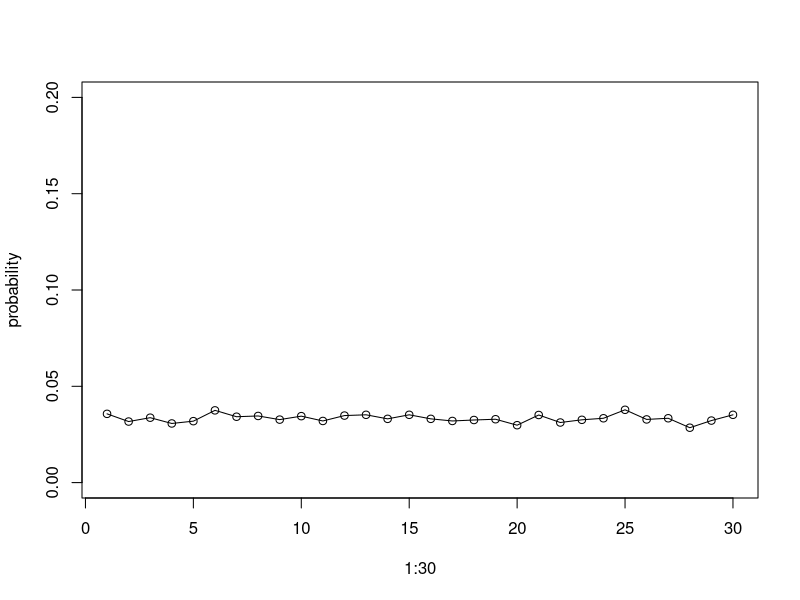

Reproduce this figure in R.
# this problem is taken from the Riddler series on fivethirtyeight.com
# if you want some additional practice writing monte carlo simulations
# the Riddler series questions can usually be solved with a monte carlo
# approach.

# A class of 30 children is playing a game where they all stand in a 
# circle along with their teacher. The teacher is holding two things:
# a coin and a potato. The game progresses like this: The teacher tosses 
# the coin. Whoever holds the potato passes it to the left if the coin 
# comes up heads and to the right if the coin comes up tails. The game 
# ends when every child except one has held the potato, and the one 
# who hasn’t is declared the winner.

# How do a child’s chances of winning change depending on where they are 
# in the circle? In other words, what is each child’s win probability? 

# Visualize the final result with a graph that shows the position relative
# to the starting location of the potato on the x-axis and the probability
# of winning on the y-axis.
a<- c(1, -1:-29)

times.with.potato <- c(1, matrix(0:0, 1, 29))
position = c(1:30)
pot<- mapply(function(x){
  if (x<0){
    return(F)
  }else{
    return(T)
  }}, a
  )

child <- data.frame(      #Set up data frame
  pos = position,
  potato = pot,
  hadpotato = pot,
  ti.wi = times.with.potato
)

pass.left <-function(i, child){
    if (child[i,'pos'] == 1){ #deals with were the loop would break
      child[1,'potato'] <- FALSE#this and next line effectively pass the potato
      child[30,'potato'] <- TRUE
      child[30, 'ti.wi'] <- child[30, 'ti.wi'] + 1#adds to the running tally of times with potato
      child[30, 'had.potato'] <- TRUE
    }
    else{
      child[i, 'potato'] <- FALSE #attempt to make the general case of passing left
      child[(i-1), 'potato'] <- TRUE
      child[(i-1), 'ti.wi'] <- child[(i-1), 'ti.wi'] + 1
      child[(i-1), 'had.potato'] <- TRUE
    }
  return(child)
}
pass.right <- function(i, child){
  if (child[i,'pos'] == 30){ #deals with were the loop would break
    child[30,'potato'] = FALSE#this and next line effectively pass the potato
    child[1,'potato'] = TRUE
    child[1, 'ti.wi'] = child[1, 'ti.wi'] + 1 #adds to the running tally of times with potato
    child[1, 'had.potato'] = TRUE
  }
  else{
    child[i, 'potato'] = FALSE #attempt to make the general case of passing right
    child[(i+1), 'potato'] = TRUE
    child[(i+1), 'ti.wi'] = child[(i+1), 'ti.wi'] + 1 #adds to the running tally of times with potato
    child[(i+1), 'had.potato'] = TRUE
  }
  return(child)
  }#,
  #child$pos, child$potato, child$hadpotato, child$ti.wi)

check.had.potato<- function(x){
    if (sum(x) < 29){ #if only one child hadn't had the potato then this statement will be false 
      return(T)
    }else{
      return(F)
    }
} #this is a working function
which.has.potato <- function(x){ #cycles through data frame to determine which child has potato
  for (x in 1:30){
    if (child[x, 'potato'] == T){
      return(x)
  }else{
      x = x+1
      }
    }
  }#this is a working function

compiler <- function(y, child){
  #while (check.had.potato(child$hadpotato)) #This should return true while more than one child hasn't had the potato
  x = 0
  while (x< 1000)
   if (runif(1,0,1)<0.5){ #operationalized the 50% chance of passing in either direction
      pass.left(which.has.potato(y), child) #child with potato passes left
      x = x + 1
      return(child)
    }else{
      pass.right(which.has.potato(y), child) #child with potato passes right
      x = x + 1
      return(child)
    }
  return(x)
  return(child)
}
# This code ran into another problem that when I ran a function on the data.frame
# it didn't save it to the actual data.frame.
#####################################################################################
one.round.hot.potato <- function(){
  children <- rep(F, 30)  #initializes
  potato.location <- 0    #initializes
  while (sum(children == T) < 29){  #as long as completion condition is not met...continue
    pass.direction <- sample(c(1,-1), 1) #pass left or pass right
    potato.location <- pass.direction + potato.location#update potato location
    if (potato.location == -1){ #deals with boundary cases 
      potato.location <- 30}
    if (potato.location == 31){ #deals with boundary cases 
      potato.location <- 0
    }
    children[potato.location] <- T  #updates whether a child had a potato
  }
  return(which(children == F)) #final output of child's location that is the winner
}
plays <- replicate(10000, one.round.hot.potato()) #run the function many times
probability <- sapply(1:30, function(x){  #calculate the probability for each child
  return(sum(plays == x)/ length(plays))
})

plot(1:30, probability, ylim =c(0,0.2), type = "o") #plot each probability







#if all but one has had potato then game ends
# this will take some planning to think about how to formalize this problem
# i highly recommend discussing it with a classmate! the simpler you can
# make the abstraction of this problem, the easier it will be to write the
# code. either way, this is a challenging problem so give yourself 
# a high-five when you solve it.